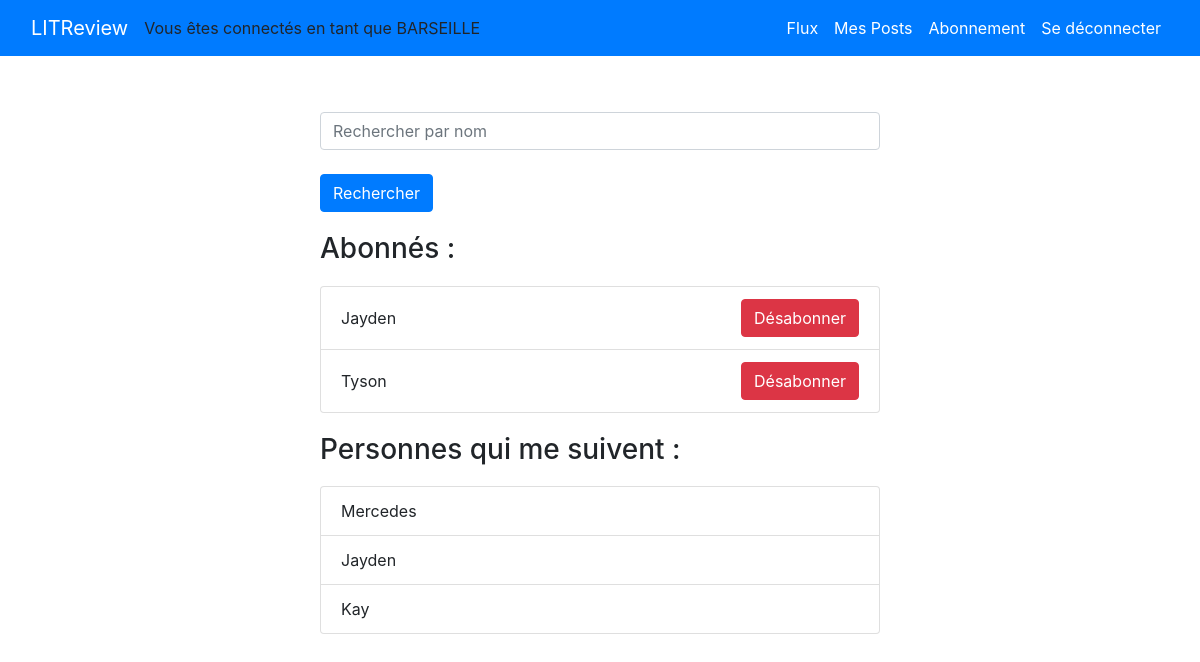
The page /subscribe/ (signed in) on the database as committed earlier.
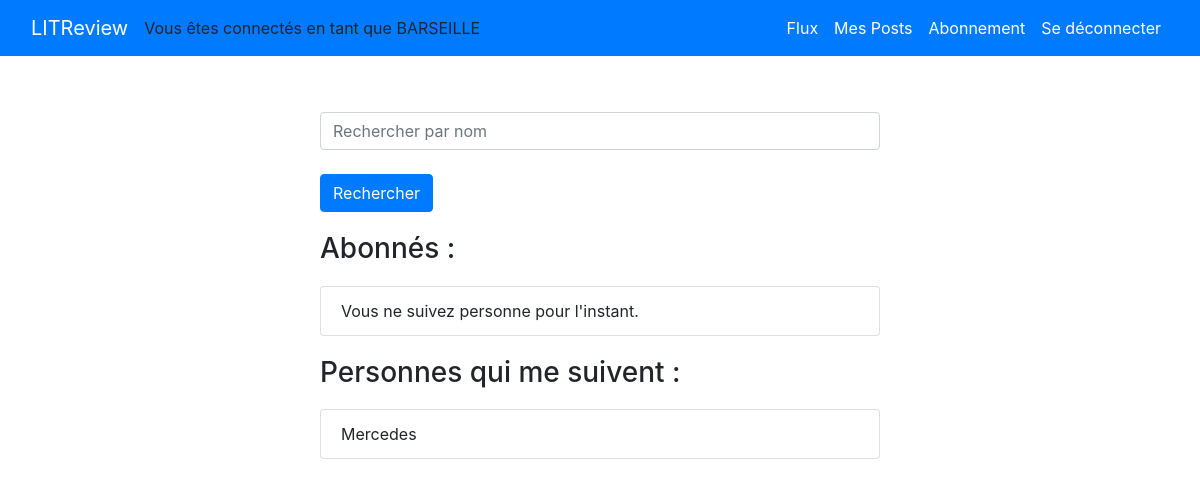
The same page on the database as committed later.
### authentication/models.py (models this page shows)
class User(AbstractUser):
    pass

### blog/models.py (models this page shows)
class UserFollows(models.Model):
    user = models.ForeignKey(to=settings.AUTH_USER_MODEL,
                             on_delete=models.CASCADE,
                             related_name='following')
    followed_user = models.ForeignKey(to=settings.AUTH_USER_MODEL,
                                      on_delete=models.CASCADE,
                                      related_name='followers')
    class Meta:
        unique_together = ('user', 'followed_user')

### blog/views.py (the view, shortened to what this page needs)
# urls.py: path("subscribe/", blog.views.subscribe, name="subscribe"),
@login_required
def subscribe(request):
    user = request.user
    following = request.user.following.all()
    followers = request.user.followers.all()
    followed_users_ids = following.values_list('followed_user', flat=True)
    all_users = get_user_model().objects.exclude(id__in=followed_users_ids).exclude(id=request.user.id)
    search_form = forms.SearchUserForm(request.GET)
    searched_users = None
    if search_form.is_valid():
        searched_username = search_form.cleaned_data["username"]
        searched_users = all_users.filter(username__icontains=searched_username)
    context = {
        "user": user,
        "following": following,
        "followers": followers,
        "search_form": search_form,
        "searched_users": searched_users
    }
    return render(request, "blog/subscribe.html", context=context)

### blog/forms.py
class SearchUserForm(forms.Form):
    username = forms.CharField(
        label='',
        error_messages={'required': ''},
        widget=forms.TextInput(attrs={'class': 'form-control',
                                      'placeholder': 'Rechercher par nom'})
    )

### blog/templates/blog/subscribe.html (shortened to what this page needs)
{% extends 'base.html' %}
{% block content %}
<div class="form_block">
    <div>
        <form method="get" action="{% url 'subscribe' %}">
            {{ search_form }}
            <button type="submit" class="btn btn-primary mt-4">Rechercher</button>
        </form>
    </div>
    <div class="content-container">
        <div>
            <h3 class="content-subheader content-header">Abonnés :</h3>
            <ul class="list-group">
                {% for follow in following %}
                    <li class="list-group-item d-flex justify-content-between align-items-center">
                        {{ follow.followed_user.username|capfirst }}
                        <form method="post" action="{% url 'unsubscribe' %}">
                            <button type="submit" class="btn btn-danger">Désabonner</button>
                        </form>
                    </li>
                {% empty %}
                    <li class="list-group-item">Vous ne suivez personne pour l'instant.</li>
                {% endfor %}
            </ul>
        </div>
        <div>
            <h3 class="content-subheader content-header">Personnes qui me suivent :</h3>
            <ul class="list-group">
                {% for follow in followers %}
                    <li class="list-group-item d-flex justify-content-between align-items-center">
                        {{ follow.user.username|capfirst }}
                    </li>
                {% empty %}
                    <li class="list-group-item">Aucun utilisateur ne vous suit pour l'instant.</li>
                {% endfor %}
            </ul>
        </div>
    </div>
</div>
{% endblock content %}

### templates/base.html (shortened to what this page needs)
{% load static %}
<!doctype html>
<html lang="fr">
    <head>
        <link rel="stylesheet" href="{% static 'app.css' %}">
        <link rel="stylesheet" href="https://stackpath.bootstrapcdn.com/bootstrap/4.1.3/css/bootstrap.min.css">
    </head>
    <body>
        <nav class="navbar navbar-expand-lg navbar-dark bg-primary fixed-top">
            <div class="container-fluid">
                <a class="navbar-brand" href="#">LITReview</a>
                {% if user.is_authenticated %}
                    <p class="d-inline-block mb-0">Vous êtes connectés en tant que {{ user|upper }}</p>
                    <div class="collapse navbar-collapse" id="navbarNav">
                        <ul class="navbar-nav ml-auto">
                            <li class="nav-item">
                                <a class="nav-link text-white" href="{% url 'home' %}">Flux</a>
                            </li>
                            <li class="nav-item">
                                <a class="nav-link text-white" href="{% url 'my_posts' %}">Mes Posts</a>
                            </li>
                            <li class="nav-item">
                                {% if user.is_authenticated %}
                                    <a class="nav-link text-white" href="{% url 'subscribe' %}">Abonnement</a>
                                {% else %}
                                    <a class="nav-link text-white" href="{% url 'login' %}">Connexion</a>
                                {% endif %}
                            </li>
                            <li class="nav-item">
                                <a class="nav-link text-white" href="{% url 'logout' %}">Se déconnecter</a>
                            </li>
                        </ul>
                    </div>
                {% endif %}
            </div>
        </nav>
        <div class="main-content mt-5">
            {% block content %}{% endblock content %}
        </div>
    </body>
</html>

### static/app.css (style rules this page uses)
.content-header { margin-top: 20px; margin-bottom: 20px; }
.list-group { list-style-type: none; padding-left: 0; }
.form_block { padding : 3rem 20rem; }

Rows that differ between the two databases and show on the page:
removed UserFollows: followed_user.username "Jayden", shown under "Abonnés :"
removed UserFollows: followed_user.username "Tyson", shown under "Abonnés :"
removed UserFollows: user.username "Jayden", shown under "Personnes qui me suivent :"
removed UserFollows: user.username "Kay", shown under "Personnes qui me suivent :"
Other text that changed with them:
text now shown: "Vous ne suivez personne pour l'instant."
